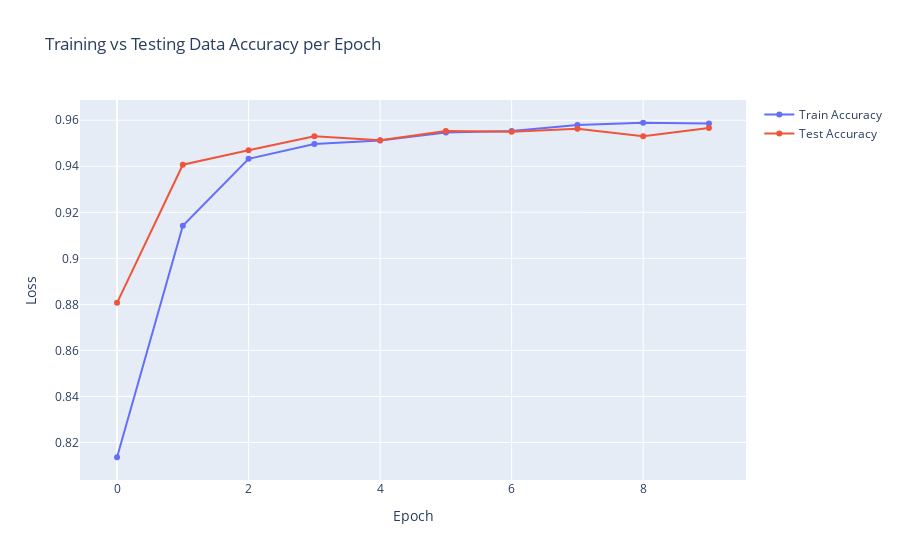

The notebook cell this image was saved under:
### Code cell
# Plot Validation Accuracy vs Train Accuracy
train_acc = {
  "mode": "lines+markers", 
  "name": "Train Accuracy", 
  "type": "scatter", 
  "x":hist.epoch, 
  "y":   hist.history['accuracy']
}
test_acc = {
  "mode": "lines+markers", 
  "name": "Test Accuracy", 
  "type": "scatter", 
  "x":hist.epoch, 
  "y":  hist.history['val_accuracy']
}

data = [train_acc,test_acc]
layout = {
  "title": "Training vs Testing Data Accuracy per Epoch", 
  "xaxis": {"title": "Epoch"}, 
  "yaxis": {"title": "Loss"}
}
fig = go.Figure(data=data, layout=layout)
fig.show()

### Figure 1 — Plotly figure (JSON) as saved in the notebook; plotly's stock layout.template omitted (floating-point values rounded to 4 significant figures)
{"data": [{"mode": "lines+markers", "name": "Train Accuracy", "type": "scatter", "x": [0, 1, 2, 3, 4, 5, 6, 7, 8, 9], "y": [0.8136, 0.9142, 0.9432, 0.9497, 0.9512, 0.9547, 0.9553, 0.9579, 0.9589, 0.9586]}, {"mode": "lines+markers", "name": "Test Accuracy", "type": "scatter", "x": [0, 1, 2, 3, 4, 5, 6, 7, 8, 9], "y": [0.8807, 0.9407, 0.947, 0.953, 0.9513, 0.9553, 0.955, 0.9563, 0.953, 0.9567]}], "layout": {"title": {"text": "Training vs Testing Data Accuracy per Epoch"}, "xaxis": {"title": {"text": "Epoch"}}, "yaxis": {"title": {"text": "Loss"}}}}
